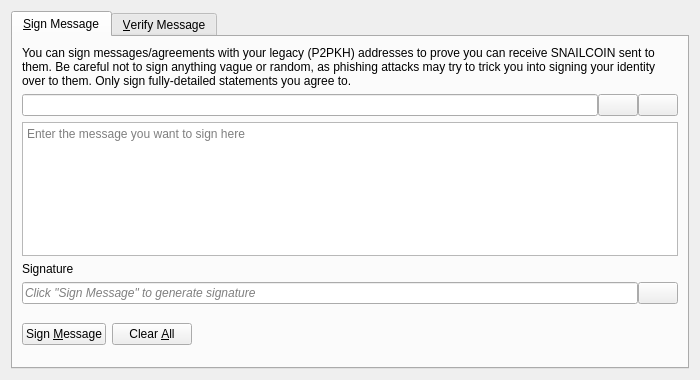
<?xml version="1.0" encoding="UTF-8"?>
<ui version="4.0">
 <class>SignVerifyMessageDialog</class>
 <widget class="QDialog" name="SignVerifyMessageDialog">
  <property name="geometry">
   <rect>
    <x>0</x>
    <y>0</y>
    <width>700</width>
    <height>380</height>
   </rect>
  </property>
  <property name="windowTitle">
   <string>Signatures - Sign / Verify a Message</string>
  </property>
  <property name="modal">
   <bool>true</bool>
  </property>
  <layout class="QVBoxLayout" name="verticalLayout">
   <item>
    <widget class="QTabWidget" name="tabWidget">
     <property name="currentIndex">
      <number>0</number>
     </property>
     <widget class="QWidget" name="tabSignMessage">
      <attribute name="title">
       <string>&amp;Sign Message</string>
      </attribute>
      <layout class="QVBoxLayout" name="verticalLayout_SM">
       <item>
        <widget class="QLabel" name="infoLabel_SM">
         <property name="text">
          <string>You can sign messages/agreements with your legacy (P2PKH) addresses to prove you can receive SNAILCOIN sent to them. Be careful not to sign anything vague or random, as phishing attacks may try to trick you into signing your identity over to them. Only sign fully-detailed statements you agree to.</string>
         </property>
         <property name="textFormat">
          <enum>Qt::PlainText</enum>
         </property>
         <property name="wordWrap">
          <bool>true</bool>
         </property>
        </widget>
       </item>
       <item>
        <layout class="QHBoxLayout" name="horizontalLayout_1_SM">
         <property name="spacing">
          <number>0</number>
         </property>
         <item>
          <widget class="QValidatedLineEdit" name="addressIn_SM">
           <property name="toolTip">
            <string>The Bitcoin address to sign the message with</string>
           </property>
          </widget>
         </item>
         <item>
          <widget class="QPushButton" name="addressBookButton_SM">
           <property name="toolTip">
            <string>Choose previously used address</string>
           </property>
           <property name="text">
            <string/>
           </property>
           <property name="icon">
            <iconset resource="../bitcoin.qrc">
             <normaloff>:/icons/address-book</normaloff>:/icons/address-book</iconset>
           </property>
           <property name="shortcut">
            <string>Alt+A</string>
           </property>
           <property name="autoDefault">
            <bool>false</bool>
           </property>
          </widget>
         </item>
         <item>
          <widget class="QPushButton" name="pasteButton_SM">
           <property name="toolTip">
            <string>Paste address from clipboard</string>
           </property>
           <property name="text">
            <string/>
           </property>
           <property name="icon">
            <iconset resource="../bitcoin.qrc">
             <normaloff>:/icons/editpaste</normaloff>:/icons/editpaste</iconset>
           </property>
           <property name="shortcut">
            <string>Alt+P</string>
           </property>
           <property name="autoDefault">
            <bool>false</bool>
           </property>
          </widget>
         </item>
        </layout>
       </item>
       <item>
        <widget class="QPlainTextEdit" name="messageIn_SM">
         <property name="toolTip">
          <string>Enter the message you want to sign here</string>
         </property>
         <property name="placeholderText">
          <string>Enter the message you want to sign here</string>
         </property>
        </widget>
       </item>
       <item>
        <widget class="QLabel" name="signatureLabel_SM">
         <property name="text">
          <string>Signature</string>
         </property>
         <property name="textFormat">
          <enum>Qt::PlainText</enum>
         </property>
        </widget>
       </item>
       <item>
        <layout class="QHBoxLayout" name="horizontalLayout_2_SM">
         <property name="spacing">
          <number>0</number>
         </property>
         <item>
          <widget class="QLineEdit" name="signatureOut_SM">
           <property name="placeholderText">
            <string>Click "Sign Message" to generate signature</string>
           </property>
           <property name="font">
            <font>
             <italic>true</italic>
            </font>
           </property>
           <property name="readOnly">
            <bool>true</bool>
           </property>
          </widget>
         </item>
         <item>
          <widget class="QPushButton" name="copySignatureButton_SM">
           <property name="toolTip">
            <string>Copy the current signature to the system clipboard</string>
           </property>
           <property name="text">
            <string/>
           </property>
           <property name="icon">
            <iconset resource="../bitcoin.qrc">
             <normaloff>:/icons/editcopy</normaloff>:/icons/editcopy</iconset>
           </property>
           <property name="autoDefault">
            <bool>false</bool>
           </property>
          </widget>
         </item>
        </layout>
       </item>
       <item>
        <layout class="QHBoxLayout" name="horizontalLayout_3_SM">
         <item>
          <widget class="QPushButton" name="signMessageButton_SM">
           <property name="toolTip">
            <string>Sign the message to prove you own this Bitcoin address</string>
           </property>
           <property name="text">
            <string>Sign &amp;Message</string>
           </property>
           <property name="icon">
            <iconset resource="../bitcoin.qrc">
             <normaloff>:/icons/edit</normaloff>:/icons/edit</iconset>
           </property>
           <property name="autoDefault">
            <bool>false</bool>
           </property>
          </widget>
         </item>
         <item>
          <widget class="QPushButton" name="clearButton_SM">
           <property name="toolTip">
            <string>Reset all sign message fields</string>
           </property>
           <property name="text">
            <string>Clear &amp;All</string>
           </property>
           <property name="icon">
            <iconset resource="../bitcoin.qrc">
             <normaloff>:/icons/remove</normaloff>:/icons/remove</iconset>
           </property>
           <property name="autoDefault">
            <bool>false</bool>
           </property>
          </widget>
         </item>
         <item>
          <spacer name="horizontalSpacer_1_SM">
           <property name="orientation">
            <enum>Qt::Horizontal</enum>
           </property>
           <property name="sizeHint" stdset="0">
            <size>
             <width>40</width>
             <height>48</height>
            </size>
           </property>
          </spacer>
         </item>
         <item>
          <widget class="QLabel" name="statusLabel_SM">
           <property name="font">
            <font>
             <weight>75</weight>
             <bold>true</bold>
            </font>
           </property>
           <property name="text">
            <string/>
           </property>
           <property name="wordWrap">
            <bool>true</bool>
           </property>
          </widget>
         </item>
         <item>
          <spacer name="horizontalSpacer_2_SM">
           <property name="orientation">
            <enum>Qt::Horizontal</enum>
           </property>
           <property name="sizeHint" stdset="0">
            <size>
             <width>40</width>
             <height>48</height>
            </size>
           </property>
          </spacer>
         </item>
        </layout>
       </item>
      </layout>
     </widget>
     <widget class="QWidget" name="tabVerifyMessage">
      <attribute name="title">
       <string>&amp;Verify Message</string>
      </attribute>
      <layout class="QVBoxLayout" name="verticalLayout_VM">
       <item>
        <widget class="QLabel" name="infoLabel_VM">
         <property name="text">
          <string>Enter the receiver's address, message (ensure you copy line breaks, spaces, tabs, etc. exactly) and signature below to verify the message. Be careful not to read more into the signature than what is in the signed message itself, to avoid being tricked by a man-in-the-middle attack. Note that this only proves the signing party receives with the address, it cannot prove sendership of any transaction!</string>
         </property>
         <property name="textFormat">
          <enum>Qt::PlainText</enum>
         </property>
         <property name="alignment">
          <set>Qt::AlignLeading|Qt::AlignLeft|Qt::AlignTop</set>
         </property>
         <property name="wordWrap">
          <bool>true</bool>
         </property>
        </widget>
       </item>
       <item>
        <layout class="QHBoxLayout" name="horizontalLayout_1_VM">
         <property name="spacing">
          <number>0</number>
         </property>
         <item>
          <widget class="QValidatedLineEdit" name="addressIn_VM">
           <property name="toolTip">
            <string>The Bitcoin address the message was signed with</string>
           </property>
          </widget>
         </item>
         <item>
          <widget class="QPushButton" name="addressBookButton_VM">
           <property name="toolTip">
            <string>Choose previously used address</string>
           </property>
           <property name="text">
            <string/>
           </property>
           <property name="icon">
            <iconset resource="../bitcoin.qrc">
             <normaloff>:/icons/address-book</normaloff>:/icons/address-book</iconset>
           </property>
           <property name="shortcut">
            <string>Alt+A</string>
           </property>
           <property name="autoDefault">
            <bool>false</bool>
           </property>
          </widget>
         </item>
        </layout>
       </item>
       <item>
        <widget class="QPlainTextEdit" name="messageIn_VM">
          <property name="toolTip">
            <string>The signed message to verify</string>
          </property>
          <property name="placeholderText">
            <string>The signed message to verify</string>
          </property>
        </widget>
       </item>
       <item>
        <widget class="QValidatedLineEdit" name="signatureIn_VM">
          <property name="toolTip">
            <string>The signature given when the message was signed</string>
          </property>
          <property name="placeholderText">
            <string>The signature given when the message was signed</string>
          </property>
        </widget>
       </item>
       <item>
        <layout class="QHBoxLayout" name="horizontalLayout_2_VM">
         <item>
          <widget class="QPushButton" name="verifyMessageButton_VM">
           <property name="toolTip">
            <string>Verify the message to ensure it was signed with the specified Bitcoin address</string>
           </property>
           <property name="text">
            <string>Verify &amp;Message</string>
           </property>
           <property name="icon">
            <iconset resource="../bitcoin.qrc">
             <normaloff>:/icons/transaction_0</normaloff>:/icons/transaction_0</iconset>
           </property>
           <property name="autoDefault">
            <bool>false</bool>
           </property>
          </widget>
         </item>
         <item>
          <widget class="QPushButton" name="clearButton_VM">
           <property name="toolTip">
            <string>Reset all verify message fields</string>
           </property>
           <property name="text">
            <string>Clear &amp;All</string>
           </property>
           <property name="icon">
            <iconset resource="../bitcoin.qrc">
             <normaloff>:/icons/remove</normaloff>:/icons/remove</iconset>
           </property>
           <property name="autoDefault">
            <bool>false</bool>
           </property>
          </widget>
         </item>
         <item>
          <spacer name="horizontalSpacer_1_VM">
           <property name="orientation">
            <enum>Qt::Horizontal</enum>
           </property>
           <property name="sizeHint" stdset="0">
            <size>
             <width>40</width>
             <height>48</height>
            </size>
           </property>
          </spacer>
         </item>
         <item>
          <widget class="QLabel" name="statusLabel_VM">
           <property name="font">
            <font>
             <weight>75</weight>
             <bold>true</bold>
            </font>
           </property>
           <property name="text">
            <string/>
           </property>
           <property name="wordWrap">
            <bool>true</bool>
           </property>
          </widget>
         </item>
         <item>
          <spacer name="horizontalSpacer_2_VM">
           <property name="orientation">
            <enum>Qt::Horizontal</enum>
           </property>
           <property name="sizeHint" stdset="0">
            <size>
             <width>40</width>
             <height>48</height>
            </size>
           </property>
          </spacer>
         </item>
        </layout>
       </item>
      </layout>
     </widget>
    </widget>
   </item>
  </layout>
 </widget>
 <customwidgets>
  <customwidget>
   <class>QValidatedLineEdit</class>
   <extends>QLineEdit</extends>
   <header>qt/qvalidatedlineedit.h</header>
  </customwidget>
 </customwidgets>
 <resources>
  <include location="../bitcoin.qrc"/>
 </resources>
 <connections/>
</ui>
